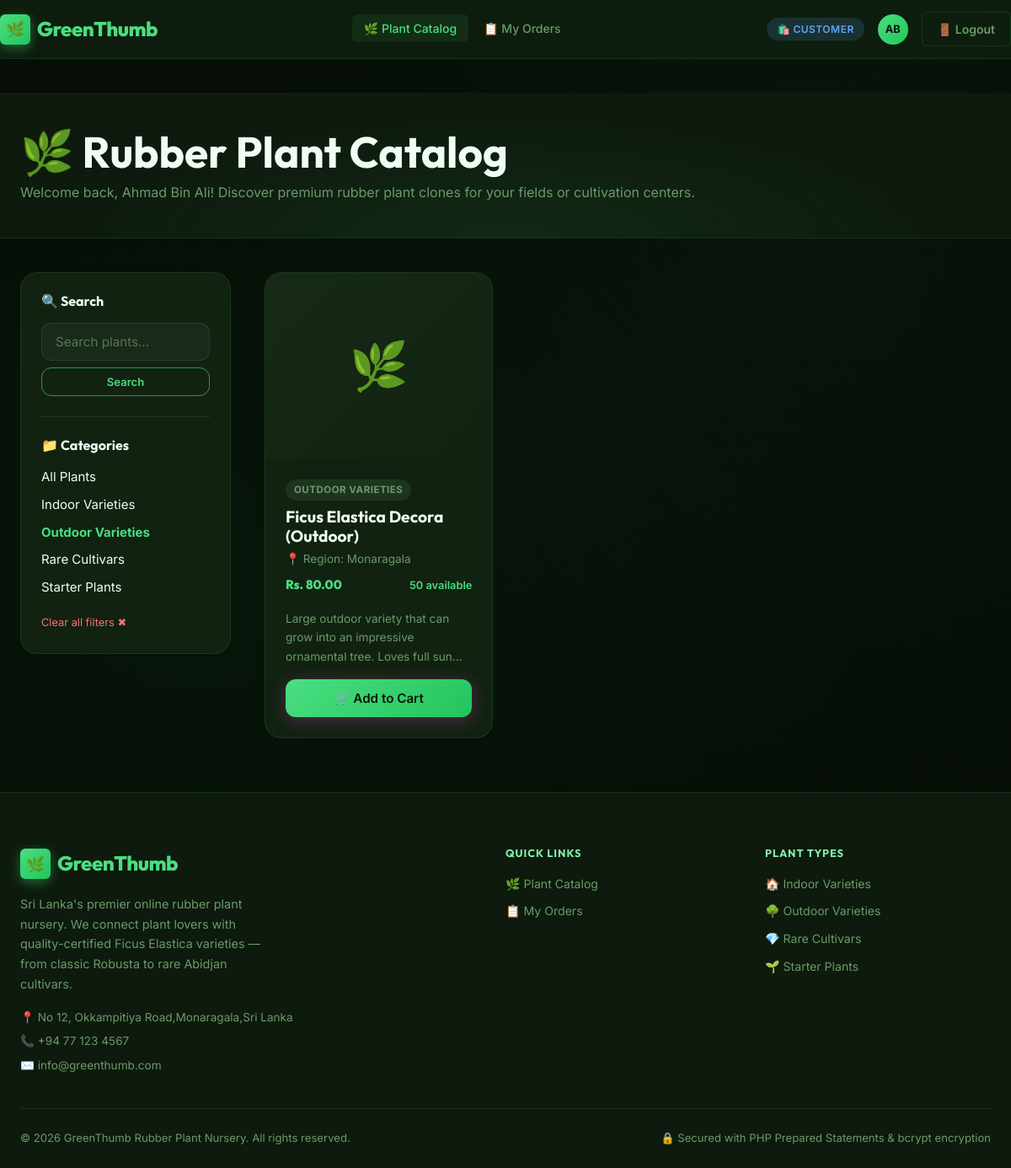
Page /customer/catalog.php?cat=2 (signed in) on the committed database.
### tables this page shows
CREATE TABLE plant_categories (
    category_id   INT UNSIGNED    NOT NULL AUTO_INCREMENT,

     
    category_name VARCHAR(100)    NOT NULL,

     
    description   TEXT            NULL,

    created_at    TIMESTAMP       NOT NULL DEFAULT CURRENT_TIMESTAMP,

    PRIMARY KEY (category_id),
    UNIQUE KEY uq_category_name (category_name)
);

CREATE TABLE plants (
    plant_id        INT UNSIGNED        NOT NULL AUTO_INCREMENT,

     
    category_id     INT UNSIGNED        NULL,

     
    plant_name      VARCHAR(150)        NOT NULL,

     
    scientific_name VARCHAR(150)        NULL,

     
    description     TEXT                NULL,

     
     
    price_per_unit  DECIMAL(10, 2)      NOT NULL DEFAULT 0.00,

     
    stock_quantity  INT UNSIGNED        NOT NULL DEFAULT 0,

     
    min_order_qty   INT UNSIGNED        NOT NULL DEFAULT 1,

     
    image_filename  VARCHAR(255)        NULL,

     
    is_available    TINYINT(1)          NOT NULL DEFAULT 1,

     
    created_by      INT UNSIGNED        NULL,    
    created_at      TIMESTAMP           NOT NULL DEFAULT CURRENT_TIMESTAMP,
    updated_at      TIMESTAMP           NOT NULL DEFAULT CURRENT_TIMESTAMP
                                                 ON UPDATE CURRENT_TIMESTAMP,

     
     
     
    PRIMARY KEY (plant_id),

     
    CONSTRAINT chk_price_positive   CHECK (price_per_unit >= 0),
    CONSTRAINT chk_stock_positive   CHECK (stock_quantity >= 0),
    CONSTRAINT chk_min_order        CHECK (min_order_qty  >= 1),

     
    INDEX idx_plants_category   (category_id),    
    INDEX idx_plants_available  (is_available),   
    INDEX idx_plants_created_by (created_by),     

     
     
     
    CONSTRAINT fk_plants_category
        FOREIGN KEY (category_id)
        REFERENCES plant_categories (category_id)
        ON UPDATE CASCADE     
        ON DELETE SET NULL,   

    CONSTRAINT fk_plants_created_by
        FOREIGN KEY (created_by)
        REFERENCES users (user_id)
        ON UPDATE CASCADE
        ON DELETE SET NULL    
);

### config/db.php (called while the page is built, shortened)
<?php
try {
    $conn = new mysqli(DB_HOST, DB_USER, DB_PASS, DB_NAME, DB_PORT);
    $conn->set_charset(DB_CHARSET);
} catch (mysqli_sql_exception $e) {
    error_log('[GreenThumb DB Error] Connection failed: ' . $e->getMessage());
    die('
        <div style="
            font-family: Arial, sans-serif;
            max-width: 600px;
            margin: 80px auto;
            padding: 30px;
            border: 1px solid #e74c3c;
            border-radius: 8px;
            background: #fdf0ef;
            color: #c0392b;
            text-align: center;">
            <h2>&#9888; Database Connection Error</h2>
            <p>We are unable to connect to the database right now.</p>
            <p>Please ensure XAMPP MySQL is running and try again.</p>
            <small style="color:#999;">
                Error reference logged. Contact your administrator if this persists.
            </small>
        </div>
    ');
}
function db_query(string $sql, string $types = '', array $params = []): array|int
{
    global $conn;
    $stmt = $conn->prepare($sql);
    if ($types !== '' && count($params) > 0) {
        $stmt->bind_param($types, ...$params);
    }
    $stmt->execute();
    $result = $stmt->get_result();
    if ($result instanceof mysqli_result) {
        $rows = $result->fetch_all(MYSQLI_ASSOC);
        return $rows;
    } else {
        $affected = $stmt->affected_rows;
        $stmt->close();
        return $affected;
    }
}
?>

### customer/catalog.php (the view, shortened to what this page needs)
<?php
require_once __DIR__ . '/../config/db.php';
$customer_name = htmlspecialchars($_SESSION['full_name']);
$category_id = isset($_GET['cat']) ? (int) $_GET['cat'] : 0;
$search_query = isset($_GET['q']) ? trim($_GET['q']) : '';
$sql = "SELECT p.*, c.category_name
        FROM plants p
        LEFT JOIN plant_categories c ON p.category_id = c.category_id
        WHERE p.is_available = 1";
$types = "";
$params = [];
if ($category_id > 0) {
    $sql .= " AND p.category_id = ?";
    $types .= "i";
    $params[] = $category_id;
}
$sql .= " ORDER BY p.created_at DESC";
$plants = db_query($sql, $types, $params);
$categories = db_query("SELECT * FROM plant_categories ORDER BY category_name ASC");
require_once __DIR__ . '/../components/header.php';
?>
<div class="page-hero">
    <div class="container">
        <h1>🌿 Rubber Plant Catalog</h1>
        <p>Welcome back, <?= $customer_name ?>! Discover premium rubber plant clones for your fields or cultivation centers.</p>
    </div>
</div>
<div class="container fade-in">
    <div style="display:grid;grid-template-columns:250px 1fr;gap:var(--space-xl);align-items:start;">
        <aside class="card" style="position: sticky; top: calc(var(--navbar-h) + 20px);">
            <div class="card-body">
                <h3 style="font-size:1rem;margin-bottom:var(--space-md);">🔍 Search</h3>
                <form action="catalog.php" method="GET" style="margin-bottom:var(--space-lg);">
                    <div class="form-group" style="margin-bottom:var(--space-sm);">
                        <input type="text" name="q" class="form-control" placeholder="Search plants..." value="<?= htmlspecialchars($search_query) ?>">
                    </div>
                    <button type="submit" class="btn btn-secondary btn-sm btn-full">Search</button>
                </form>
                <div class="divider"></div>
                <h3 style="font-size:1rem;margin-bottom:var(--space-md);">📁 Categories</h3>
                <ul style="display:flex;flex-direction:column;gap:8px;">
                    <li>
                        <a href="catalog.php<?= $search_query ? '?q='.urlencode($search_query) : '' ?>"
                           style="color: <?= $category_id === 0 ? 'var(--clr-primary)' : 'var(--clr-text-primary)' ?>; font-weight: <?= $category_id === 0 ? '700' : '400' ?>;">
                            All Plants
                        </a>
                    </li>
                    <?php foreach ($categories as $cat): ?>
                    <li>
                        <a href="catalog.php?cat=<?= $cat['category_id'] ?><?= $search_query ? '&q='.urlencode($search_query) : '' ?>"
                           style="color: <?= $category_id === $cat['category_id'] ? 'var(--clr-primary)' : 'var(--clr-text-primary)' ?>; font-weight: <?= $category_id === $cat['category_id'] ? '700' : '400' ?>;">
                            <?= htmlspecialchars($cat['category_name']) ?>
                        </a>
                    </li>
                    <?php endforeach; ?>
                </ul>
                <?php if ($category_id > 0 || $search_query !== ''): ?>
                    <div style="margin-top:var(--space-md);">
                        <a href="catalog.php" style="font-size:0.8rem;color:var(--clr-danger);">Clear all filters ✖</a>
                    </div>
                <?php endif; ?>
            </div>
        </aside>
        <section>
            <?php if (empty($plants)): ?>
                <div class="card" style="text-align:center;padding:var(--space-2xl);">
                    <div style="font-size:4rem;margin-bottom:var(--space-md);">🌵</div>
                    <h2>No plants found</h2>
                    <p>We couldn't find any rubber plants matching your criteria.</p>
                    <a href="catalog.php" class="btn btn-secondary" style="margin-top:var(--space-md);">View All Plants</a>
                </div>
            <?php else: ?>
                <div class="grid-3">
                    <?php foreach ($plants as $plant): ?>
                    <article class="card">
                        <?php
                        $gallery_images = db_query("SELECT image_path FROM plant_images WHERE plant_id = ? ORDER BY id ASC", "i", [$plant['plant_id']]);
                        $has_primary = !empty($plant['image_filename']);
                        if ($has_primary || !empty($gallery_images)):
                            $all_images = [];
                            if ($has_primary) {
                                $all_images[] = 'plants/' . $plant['image_filename'];
                            }
                            foreach ($gallery_images as $g) {
                                $all_images[] = $g['image_path'];
                            }
                            $carousel_id = 'carousel-' . $plant['plant_id'];
                        ?>
                            <div class="carousel-container" id="<?= $carousel_id ?>">
                                <div class="carousel-track">
                                    <?php foreach ($all_images as $idx => $img): ?>
                                        <div class="carousel-slide">
                                            <img src="/Rudder_plant/uploads/<?= htmlspecialchars($img) ?>" alt="<?= htmlspecialchars($plant['plant_name']) ?> - View <?= $idx+1 ?>" class="card-img">
                                        </div>
                                    <?php endforeach; ?>
                                </div>
                                <?php if (count($all_images) > 1): ?>
                                    <button type="button" class="carousel-btn prev" onclick="moveCarousel('<?= $carousel_id ?>', -1)">❮</button>
                                    <button type="button" class="carousel-btn next" onclick="moveCarousel('<?= $carousel_id ?>', 1)">❯</button>
                                    <div class="carousel-indicators">
                                        <?php foreach ($all_images as $idx => $img): ?>
                                            <span class="indicator <?= $idx === 0 ? 'active' : '' ?>"></span>
                                        <?php endforeach; ?>
                                    </div>
                                <?php endif; ?>
                            </div>
                        <?php else: ?>
                            <div class="card-img-placeholder">🌿</div>
                        <?php endif; ?>
                        <div class="card-body" style="display:flex;flex-direction:column;height:calc(100% - 220px);">
                            <div style="margin-bottom:8px;">
                                <span class="badge badge-muted"><?= htmlspecialchars($plant['category_name'] ?? 'Uncategorized') ?></span>
                            </div>
                            <h2 style="font-size:1.2rem;margin-bottom:4px;"><?= htmlspecialchars($plant['plant_name']) ?></h2>
                            <div style="font-size:0.85rem; color:var(--clr-text-muted); margin-bottom:8px;">
                                📍 Region: <?= htmlspecialchars($plant['location'] ?? 'Monaragala') ?>
                            </div>
                            <div class="flex items-center justify-between" style="margin-bottom:16px;">
                                <div class="price-tag">Rs. <?= number_format((float)($plant['price_per_unit'] ?? $plant['price'] ?? 0), 2) ?></div>
                                <div class="stock-indicator <?= $plant['stock_quantity'] > 10 ? 'stock-in' : ($plant['stock_quantity'] > 0 ? 'stock-low' : 'stock-out') ?>">
                                    <?= $plant['stock_quantity'] > 0 ? (int)$plant['stock_quantity'] . ' available' : 'Out of Stock' ?>
                                </div>
                            </div>
                            <p style="font-size:0.85rem;margin-bottom:var(--space-md);flex-grow:1;display:-webkit-box;-webkit-line-clamp:3;-webkit-box-orient:vertical;overflow:hidden;">
                                <?= htmlspecialchars($plant['description'] ?? 'No description available for this rubber plant clone.') ?>
                            </p>
                            <form action="/Rudder_plant/customer/cart.php" method="POST" style="margin-top:auto;">
                                <?php if ($plant['stock_quantity'] > 0): ?>
                                    <button type="submit" class="btn btn-primary btn-full">
                                        🛒 Add to Cart
                                    </button>
                                <?php else: ?>
                                    <button type="button" class="btn btn-secondary btn-full" disabled style="opacity:0.6;cursor:not-allowed;">
                                        Out of Stock
                                    </button>
                                <?php endif; ?>
                            </form>
                        </div>
                    </article>
                    <?php endforeach; ?>
                </div>
            <?php endif; ?>
        </section>
    </div>
</div>
<?php require_once __DIR__ . '/../components/footer.php'; ?>

### rows in the picture
plant_categories: category_name "Indoor Varieties"
plant_categories: category_name "Outdoor Varieties"
plant_categories: category_name "Rare Cultivars"
plant_categories: category_name "Starter Plants"
plants: category.category_name "OUTDOOR VARIETIES", plant_name "Ficus Elastica Decora (Outdoor)", location "Monaragala", price_per_unit "80.00", stock_quantity "50", description "Large outdoor variety that can grow into an impressive ornamental tree. Loves full…", shows "🛒 Add to Cart"

### other values in the picture
$user_role "CUSTOMER"
$user_initials "AB"
$customer_name "Ahmad Bin Ali"
